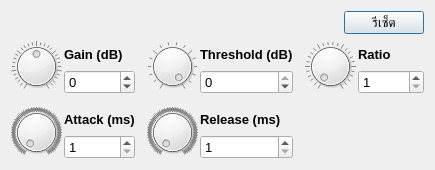
<?xml version="1.0" encoding="UTF-8"?>
<ui version="4.0">
 <class>CompressorFXDialog</class>
 <widget class="QDialog" name="CompressorFXDialog">
  <property name="geometry">
   <rect>
    <x>0</x>
    <y>0</y>
    <width>435</width>
    <height>170</height>
   </rect>
  </property>
  <property name="font">
   <font>
    <pointsize>10</pointsize>
   </font>
  </property>
  <property name="windowTitle">
   <string>Dialog</string>
  </property>
  <property name="locale">
   <locale language="English" country="UnitedStates"/>
  </property>
  <layout class="QVBoxLayout" name="verticalLayout_6">
   <item>
    <layout class="QHBoxLayout" name="horizontalLayout">
     <item>
      <spacer name="horizontalSpacer">
       <property name="orientation">
        <enum>Qt::Horizontal</enum>
       </property>
       <property name="sizeHint" stdset="0">
        <size>
         <width>40</width>
         <height>20</height>
        </size>
       </property>
      </spacer>
     </item>
     <item>
      <widget class="QPushButton" name="btnReset">
       <property name="text">
        <string>รีเซ็ต</string>
       </property>
      </widget>
     </item>
    </layout>
   </item>
   <item>
    <layout class="QGridLayout" name="gridLayout">
     <property name="spacing">
      <number>12</number>
     </property>
     <item row="0" column="0">
      <layout class="QHBoxLayout" name="horizontalLayout_2">
       <property name="spacing">
        <number>2</number>
       </property>
       <item>
        <widget class="QDial" name="dialGain">
         <property name="minimumSize">
          <size>
           <width>51</width>
           <height>51</height>
          </size>
         </property>
         <property name="maximumSize">
          <size>
           <width>51</width>
           <height>51</height>
          </size>
         </property>
         <property name="minimum">
          <number>-60</number>
         </property>
         <property name="maximum">
          <number>60</number>
         </property>
         <property name="notchesVisible">
          <bool>true</bool>
         </property>
        </widget>
       </item>
       <item>
        <layout class="QVBoxLayout" name="verticalLayout">
         <item>
          <widget class="QLabel" name="label">
           <property name="font">
            <font>
             <weight>75</weight>
             <bold>true</bold>
            </font>
           </property>
           <property name="text">
            <string>Gain (dB)</string>
           </property>
          </widget>
         </item>
         <item>
          <widget class="QSpinBox" name="spinGain">
           <property name="minimum">
            <number>-60</number>
           </property>
           <property name="maximum">
            <number>60</number>
           </property>
          </widget>
         </item>
        </layout>
       </item>
      </layout>
     </item>
     <item row="0" column="1">
      <layout class="QHBoxLayout" name="horizontalLayout_3">
       <property name="spacing">
        <number>2</number>
       </property>
       <item>
        <widget class="QDial" name="dialThreshold">
         <property name="minimumSize">
          <size>
           <width>51</width>
           <height>51</height>
          </size>
         </property>
         <property name="maximumSize">
          <size>
           <width>51</width>
           <height>51</height>
          </size>
         </property>
         <property name="minimum">
          <number>-60</number>
         </property>
         <property name="maximum">
          <number>0</number>
         </property>
         <property name="notchesVisible">
          <bool>true</bool>
         </property>
        </widget>
       </item>
       <item>
        <layout class="QVBoxLayout" name="verticalLayout_2">
         <item>
          <widget class="QLabel" name="label_2">
           <property name="font">
            <font>
             <weight>75</weight>
             <bold>true</bold>
            </font>
           </property>
           <property name="text">
            <string>Threshold (dB)</string>
           </property>
          </widget>
         </item>
         <item>
          <widget class="QSpinBox" name="spinThreshold">
           <property name="minimum">
            <number>-60</number>
           </property>
           <property name="maximum">
            <number>0</number>
           </property>
          </widget>
         </item>
        </layout>
       </item>
      </layout>
     </item>
     <item row="0" column="2">
      <layout class="QHBoxLayout" name="horizontalLayout_4">
       <property name="spacing">
        <number>2</number>
       </property>
       <item>
        <widget class="QDial" name="dialRatio">
         <property name="minimumSize">
          <size>
           <width>51</width>
           <height>51</height>
          </size>
         </property>
         <property name="maximumSize">
          <size>
           <width>51</width>
           <height>51</height>
          </size>
         </property>
         <property name="minimum">
          <number>1</number>
         </property>
         <property name="maximum">
          <number>100</number>
         </property>
         <property name="notchesVisible">
          <bool>true</bool>
         </property>
        </widget>
       </item>
       <item>
        <layout class="QVBoxLayout" name="verticalLayout_3">
         <item>
          <widget class="QLabel" name="label_3">
           <property name="font">
            <font>
             <weight>75</weight>
             <bold>true</bold>
            </font>
           </property>
           <property name="text">
            <string>Ratio</string>
           </property>
          </widget>
         </item>
         <item>
          <widget class="QSpinBox" name="spinRatio">
           <property name="minimum">
            <number>1</number>
           </property>
           <property name="maximum">
            <number>100</number>
           </property>
          </widget>
         </item>
        </layout>
       </item>
      </layout>
     </item>
     <item row="1" column="0">
      <layout class="QHBoxLayout" name="horizontalLayout_5">
       <property name="spacing">
        <number>2</number>
       </property>
       <item>
        <widget class="QDial" name="dialAttack">
         <property name="minimumSize">
          <size>
           <width>51</width>
           <height>51</height>
          </size>
         </property>
         <property name="maximumSize">
          <size>
           <width>51</width>
           <height>51</height>
          </size>
         </property>
         <property name="minimum">
          <number>1</number>
         </property>
         <property name="maximum">
          <number>1000</number>
         </property>
         <property name="notchesVisible">
          <bool>true</bool>
         </property>
        </widget>
       </item>
       <item>
        <layout class="QVBoxLayout" name="verticalLayout_4">
         <item>
          <widget class="QLabel" name="label_4">
           <property name="font">
            <font>
             <weight>75</weight>
             <bold>true</bold>
            </font>
           </property>
           <property name="text">
            <string>Attack (ms)</string>
           </property>
          </widget>
         </item>
         <item>
          <widget class="QSpinBox" name="spinAttack">
           <property name="minimum">
            <number>1</number>
           </property>
           <property name="maximum">
            <number>1000</number>
           </property>
          </widget>
         </item>
        </layout>
       </item>
      </layout>
     </item>
     <item row="1" column="1">
      <layout class="QHBoxLayout" name="horizontalLayout_6">
       <property name="spacing">
        <number>2</number>
       </property>
       <item>
        <widget class="QDial" name="dialRelease">
         <property name="minimumSize">
          <size>
           <width>51</width>
           <height>51</height>
          </size>
         </property>
         <property name="maximumSize">
          <size>
           <width>51</width>
           <height>51</height>
          </size>
         </property>
         <property name="minimum">
          <number>1</number>
         </property>
         <property name="maximum">
          <number>5000</number>
         </property>
         <property name="notchesVisible">
          <bool>true</bool>
         </property>
        </widget>
       </item>
       <item>
        <layout class="QVBoxLayout" name="verticalLayout_5">
         <item>
          <widget class="QLabel" name="label_5">
           <property name="font">
            <font>
             <weight>75</weight>
             <bold>true</bold>
            </font>
           </property>
           <property name="text">
            <string>Release (ms)</string>
           </property>
          </widget>
         </item>
         <item>
          <widget class="QSpinBox" name="spinRelease">
           <property name="minimum">
            <number>1</number>
           </property>
           <property name="maximum">
            <number>5000</number>
           </property>
          </widget>
         </item>
        </layout>
       </item>
      </layout>
     </item>
    </layout>
   </item>
  </layout>
 </widget>
 <resources/>
 <connections/>
</ui>
